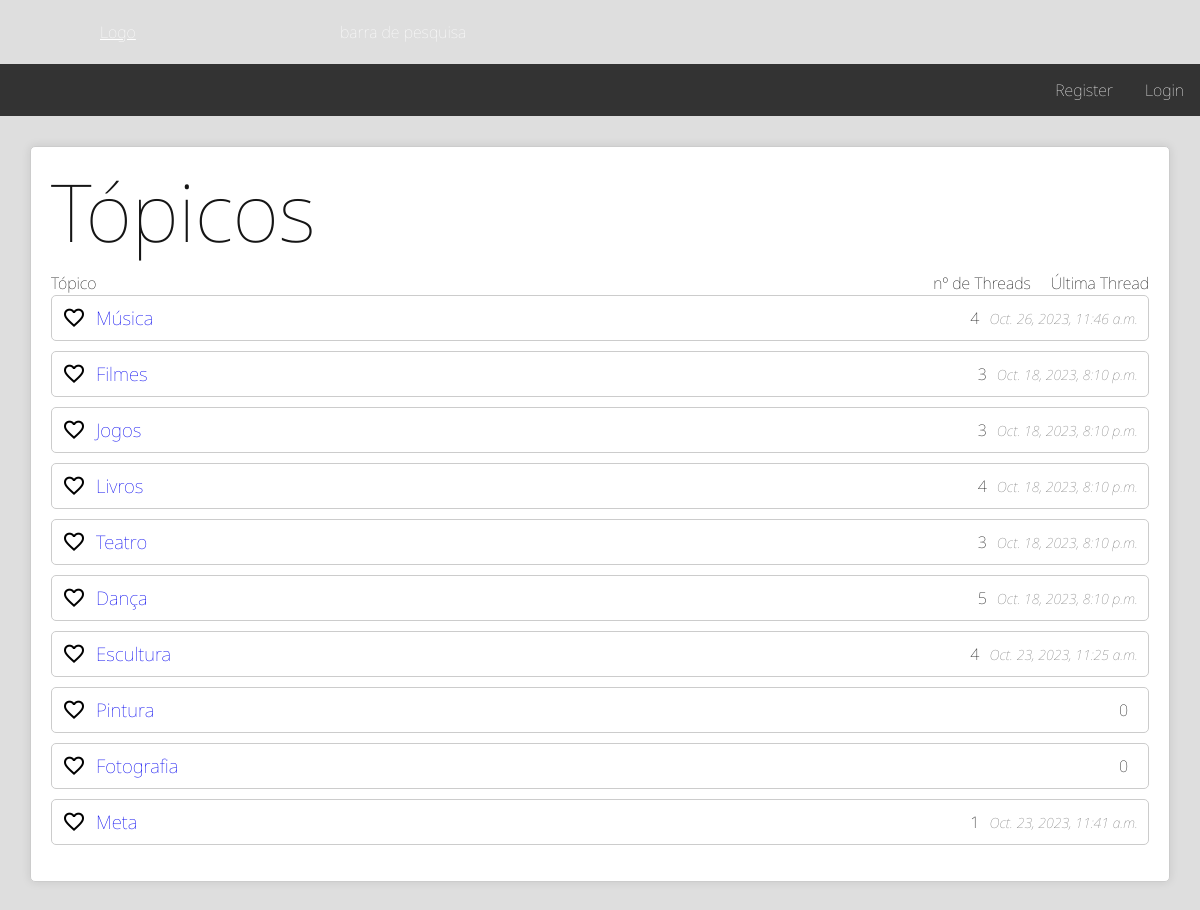
The page / on the database its author committed.
### main/models.py (models this page shows, shortened)
class Topico(Model):
  name = models.CharField(max_length=50)
  is_fav = 0
  @property
  def thread_count(self) -> int:
    return Thread.objects.filter(topico=self).count()
  @property
  def latest_thread(self) -> Thread | None:
    return Thread.objects.filter(topico=self).order_by('-date_created').first()
  @staticmethod
  def get_topicos(user: User | None) -> Iterable["Topico"]:
    ret: Iterable["Topico"] = Topico.objects.all()
    if user is not None:
      for i in ret:
        i.is_fav = 1 if i in user.favorites.all() else 0
      ret = sorted(ret, key=lambda x: x.is_fav == 1, reverse=True)
    return ret

class Thread(Model):
  title = models.TextField()
  date_created = models.DateTimeField(auto_now_add=True)
  latest_update = models.DateTimeField(auto_now_add=True)
  follow_up_from = models.ForeignKey('Thread', on_delete=models.CASCADE, null=True, related_name="follow_ups")
  user = models.ForeignKey(User, null=True, on_delete=models.SET_NULL, related_name="poster")
  is_sticky = models.BooleanField(default=False)
  topico = models.ForeignKey('Topico', on_delete=models.CASCADE, null=True, related_name="topico")

### main/views.py (the view)
# urls.py: path("", views.index, name="index"),
def index(request):
  return render(request, "index.html", {
    "topicos": Topico.get_topicos(user=getUser(request))
  })

### main/views.py (called while the page is built)
def getUser(request) -> User | None:
  if request.user.is_authenticated:
    return request.user
  else:
    return None

### main/templates/index.html (shortened to what this page needs)
{% extends 'base.html' %}
{% block content %}
<div class="listagem">
  <h2>Tópicos</h2>
  <ol>
    <li class="itens-header" style="display:flex; justify-content: space-between;">
      <div class="batata" style="display:flex;">
      <div class="content">Tópico</div>
      </div>
      <div class="batata" style="display:flex;">
      <div class="stats" style="padding: 0px 10px 0px 0px;">nº de Threads</div>
      <div class="last" style="padding: 0px 0px 0px 10px;">Última Thread</div>
      </div>
    </li>
    {% for topico in topicos %}
      <li class="itens">
        <div class="icon"><span id="favorite-{{ topico.name }}"
         class="material-symbols-outlined" style="font-variation-settings: 'FILL' {{ topico.is_fav }}">favorite</span></div>
        <div class="content">
          <h3> <a class="" style="text-decoration: none" href="{% url 'main:topico' topico.name %}">{{ topico.name }}</a></h3>
        </div>
        <div class="stats">{{ topico.thread_count }}</div>
        {% if topico.latest_thread %}
          <div class="last">{{ topico.latest_thread.date_created }}</div>
        {% else %}
          <div class="last"></div>
        {% endif %}
      </li>
    {% endfor %}
  </ol>
</div>
{% endblock %}

### main/static/css/style_base.css (style rules this page uses)
:root { --active-brightness: 0.85; }
body { height: 100%; margin:0; }
div { display: block; }
.listagem { border: 1px solid #ccc; padding: 20px; margin: 20px; background-color: #fff; box-shadow: 0 0 10px rgba(0,0,0,0.1); border-radius: 5px; z-index: -2; }
.listagem h2 { margin-bottom: 10px; animation: glitch 3s steps(100) infinite; color: #151515; font-size: 5em; }
.listagem ol { list-style-type: none; padding: 0; }
.listagem .itens { display: flex; align-items: center; margin-bottom: 10px; border: 1px solid #ccc; padding: 10px; border-radius: 5px; }
.listagem .itens .icon { font-size: 30px; margin-right: 10px; }
.listagem .itens .content { flex: 1; }
.listagem .itens .stats { margin-right: 10px; }
.listagem .itens .last { color: #777; font-size: 14px; font-style: italic; }
.stats { list-style: none; padding: 0; }
.fooorm, .acrylic::before { background: url("https://wallup.net/wp-content/uploads/2017/11/23/502910-Firewatch-night-forest.jpg") no-repeat fixed center; background-size: cover; -webkit-background-size: cover; -moz-background-size: cover; -o-background-size: cover; font-family: "Roboto", sans-serif; -webkit-font-smoothing: antialiased; -moz-osx-font-smoothing: grayscale; }

### main/templates/base.html (style rules this page uses)
html { background-color: var(--background-color); }

### rows shown on the page
Topico: name "Música", thread_count "4", latest_thread.date_created "Oct. 26, 2023, 11:46 a.m."
Topico: name "Filmes", thread_count "3", latest_thread.date_created "Oct. 18, 2023, 8:10 p.m."
Topico: name "Jogos", thread_count "3", latest_thread.date_created "Oct. 18, 2023, 8:10 p.m."
Topico: name "Livros", thread_count "4", latest_thread.date_created "Oct. 18, 2023, 8:10 p.m."
Topico: name "Teatro", thread_count "3", latest_thread.date_created "Oct. 18, 2023, 8:10 p.m."
Topico: name "Dança", thread_count "5", latest_thread.date_created "Oct. 18, 2023, 8:10 p.m."
Topico: name "Escultura", thread_count "4", latest_thread.date_created "Oct. 23, 2023, 11:25 a.m."
Topico: name "Pintura", thread_count "0"
Topico: name "Fotografia", thread_count "0"
Topico: name "Meta", thread_count "1", latest_thread.date_created "Oct. 23, 2023, 11:41 a.m."
